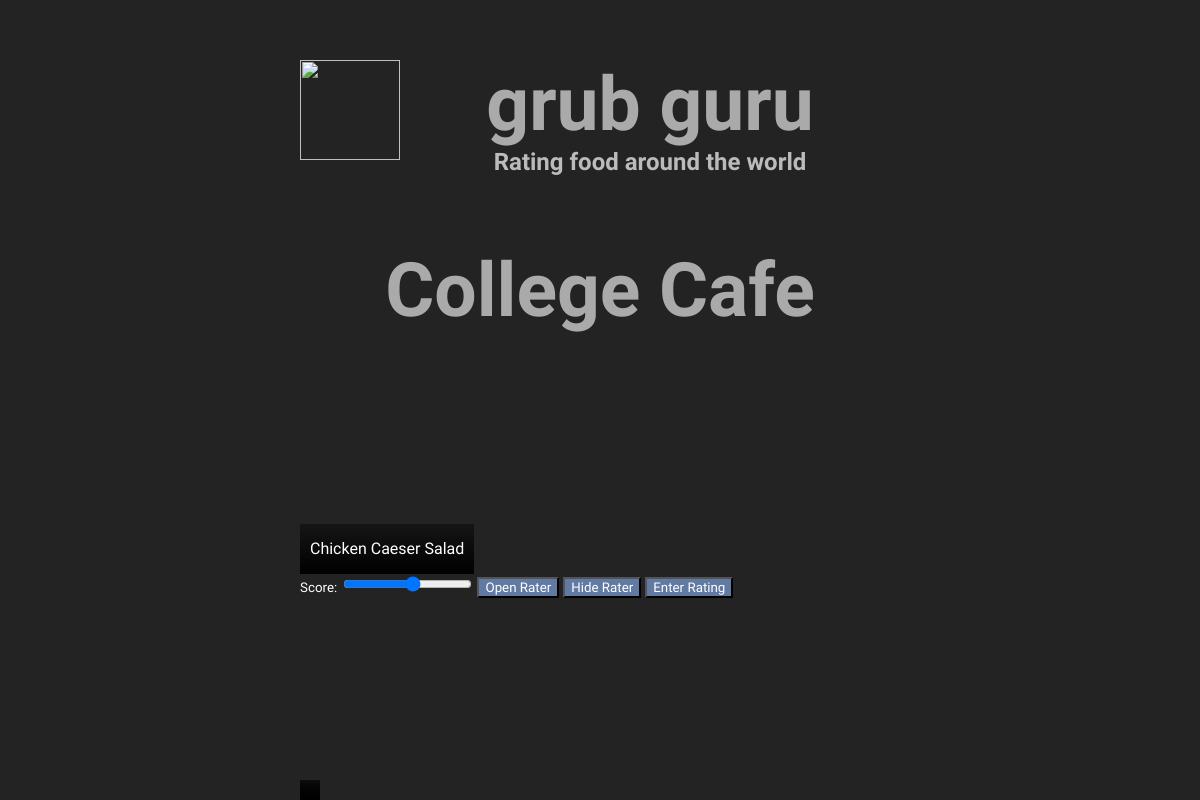
Before: /page/ with the older database file.
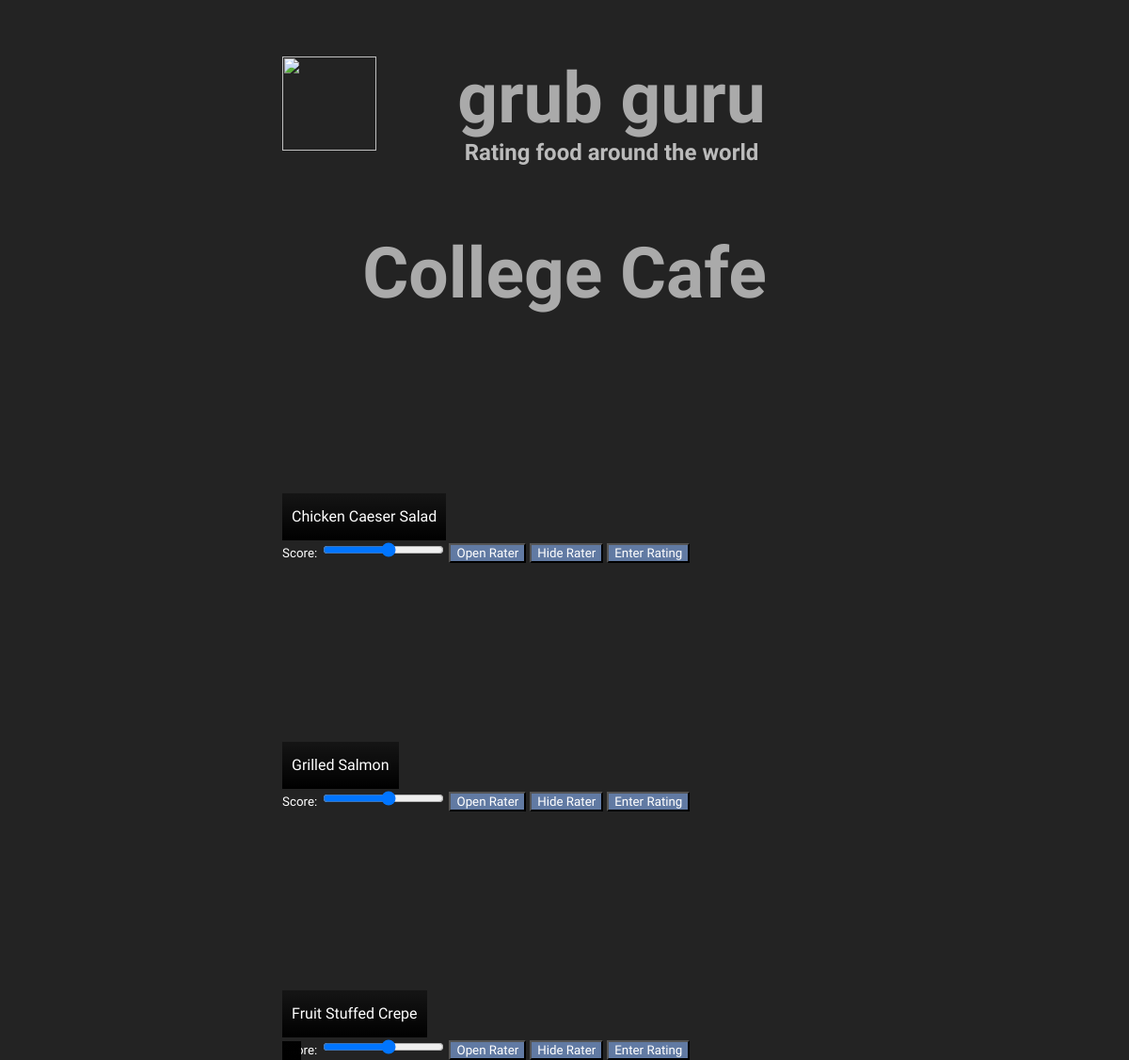
After: the same page with the newer database file.
### app/models.py (models this page shows, shortened)
class Restaurant(db.Model):
    id = db.Column(db.Integer, primary_key=True, autoincrement=True)
    name = db.Column(db.String(64), index=True)
    address = db.Column(db.String(100), index=True, unique=False)
    phone_number = db.Column(db.String(20), index=True, unique=False)
    menus = db.relationship('Menu', backref='restaurant', lazy='dynamic')

class Menu(db.Model):
    id = db.Column(db.Integer, primary_key=True, autoincrement=True)
    food_rating = db.Column(db.Integer, index=True)
    food_name = db.Column(db.String(80), index=True)
    reviews = db.relationship('Review', backref='review',lazy='dynamic')
    restaurant_id = db.Column(db.Integer, db.ForeignKey(Restaurant.id))
    image = db.Column(db.String(256))

### app/views.py (the view)
@app.route('/page/',defaults={'page':1},methods=['GET','POST'])
@app.route('/page/<int:page>',methods=['GET','POST'])
def foods(page):
    thing = Restaurant.query.filter_by(id=page).first()
    foomenu = Menu.query.filter_by(restaurant_id=thing.id)
    return render_template('base.html',restaurantName=thing.name,foods=foomenu.all())

### app/templates/base.html (shortened to what this page needs)
<html>
  <head>
  </head>
  <body>
  <h3><img id="logo" src="https://i.groupme.com/320x383.png.2796dcad76254917bfbab7c144b2f333.large"></h3>
  <h1>grub guru</h1>
  <h2>Rating food around the world</h2>
  <h1>{{ restaurantName }}</h1>
  {% for theFood in foods %}
    <div>
      <p>{{ theFood.food_name }} <span class="rating"><scoreDisplay id="score1" ></scoreDisplay></span><br />
    </div>
      <small class="rate"></p>Score: <input type="range" id="myRange1" min="1" max="10"></small class="rateFirst"></p>
      <button id="show"> Open Rater</button>
      <button id="hide"> Hide Rater</button>
      <button id="enter" onclick="myFunction()">Enter Rating</button>
  {% endfor %}
  </body>
</html>

### app/templates/base.html (style rules this page uses)
#show { font-family: 'Baloo', cursive; background-color: rgba(97, 122, 163,1); color: white; }
#hide { font-family: 'Baloo', cursive; background-color: rgba(97, 122, 163,1); color: white; }
#enter { font-family: 'Baloo', cursive; background-color: rgba(97, 122, 163,1); color: white; }
body { font-family: 'Baloo', cursive; margin: 0 auto; max-width: 600px; background: #232323; }
div { height: 200px; background-image: url("http://www.wish-bone.com/wp-content/uploads/2013/11/GrilledChickenCaesarSalad.jpg"); background-size: cover; position: relative; margin: 40px 0 0 0; border-radius: 12px; }
h1 { font-family: 'Londrina Shadow', cursive; text-align: center; font-size: 75px; color: #aaaaaa; margin: 60px 0 0 0; }
h2 { font-family: 'Londrina Shadow', cursive; text-align: center; color: #bbbbbb; margin: 0px 0 70px 0; }
#logo { width: 100px; height:auto; float: left; }
p { color: rgba(255,255,255,1); background: black; background: linear-gradient(bottom, rgba(0,0,0,1), rgba(0,0,0,.4)); background: -webkit-linear-gradient(bottom, rgba(0,0,0,1), rgba(0,0,0,.4)); background: -moz-linear-gradient(bottom, rgba(0,0,0,1), rgba(0,0,0,.4)); padding: 10px; line-height: 30px; text-align: justify; position: absolute; bottom: 0; margin: 0; }
.rate { color: white; }

Changed rows visible on the page:
added Menu: food_name "Grilled Salmon"
added Menu: food_name "Fruit Stuffed Crepe"
